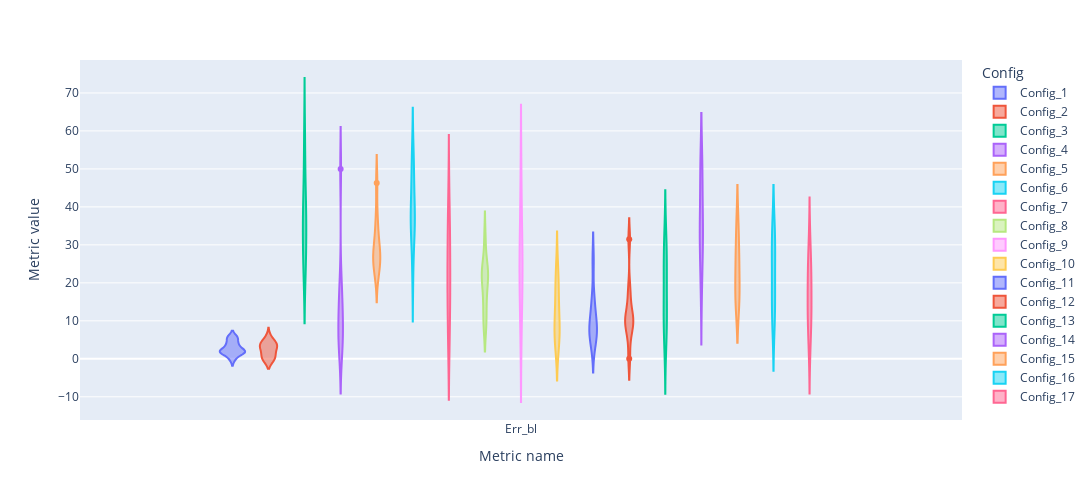

Notebook source saved alongside this figure:
### Markdown cell above
### All blue

### Code cell
fig = px.violin(bl, y='Metric value', x='Metric name', color='Config', box=False, height=500, width=1200)
fig.show()

### Figure 1 — Plotly figure (JSON) as saved in the notebook; plotly's stock layout.template omitted (floating-point values rounded to 4 significant figures)
{"data": [{"alignmentgroup": "True", "box": {"visible": false}, "hovertemplate": "Config=Config_1<br>Metric name=%{x}<br>Metric value=%{y}<extra></extra>", "legendgroup": "Config_1", "marker": {"color": "#636efa"}, "name": "Config_1", "offsetgroup": "Config_1", "orientation": "v", "scalegroup": "True", "showlegend": true, "type": "violin", "x": ["Err_bl", "Err_bl", "Err_bl", "Err_bl", "Err_bl", "Err_bl", "Err_bl", "Err_bl", "Err_bl", "Err_bl"], "x0": " ", "xaxis": "x", "y": [3.704, 5.556, 1.852, 5.556, 1.852, 1.852, 1.852, 0, 3.704, 1.852], "y0": " ", "yaxis": "y"}, {"alignmentgroup": "True", "box": {"visible": false}, "hovertemplate": "Config=Config_2<br>Metric name=%{x}<br>Metric value=%{y}<extra></extra>", "legendgroup": "Config_2", "marker": {"color": "#EF553B"}, "name": "Config_2", "offsetgroup": "Config_2", "orientation": "v", "scalegroup": "True", "showlegend": true, "type": "violin", "x": ["Err_bl", "Err_bl", "Err_bl", "Err_bl", "Err_bl", "Err_bl", "Err_bl", "Err_bl", "Err_bl", "Err_bl"], "x0": " ", "xaxis": "x", "y": [5.556, 1.852, 3.704, 0, 3.704, 0, 1.852, 3.704, 0, 3.704], "y0": " ", "yaxis": "y"}, {"alignmentgroup": "True", "box": {"visible": false}, "hovertemplate": "Config=Config_3<br>Metric name=%{x}<br>Metric value=%{y}<extra></extra>", "legendgroup": "Config_3", "marker": {"color": "#00cc96"}, "name": "Config_3", "offsetgroup": "Config_3", "orientation": "v", "scalegroup": "True", "showlegend": true, "type": "violin", "x": ["Err_bl", "Err_bl", "Err_bl", "Err_bl", "Err_bl", "Err_bl", "Err_bl", "Err_bl", "Err_bl", "Err_bl"], "x0": " ", "xaxis": "x", "y": [37.04, 37.04, 37.04, 42.59, 24.07, 59.26, 31.48, 27.78, 50, 24.07], "y0": " ", "yaxis": "y"}, {"alignmentgroup": "True", "box": {"visible": false}, "hovertemplate": "Config=Config_4<br>Metric name=%{x}<br>Metric value=%{y}<extra></extra>", "legendgroup": "Config_4", "marker": {"color": "#ab63fa"}, "name": "Config_4", "offsetgroup": "Config_4", "orientation": "v", "scalegroup": "True", "showlegend": true, "type": "violin", "x": ["Err_bl", "Err_bl", "Err_bl", "Err_bl", "Err_bl", "Err_bl", "Err_bl", "Err_bl", "Err_bl", "Err_bl"], "x0": " ", "xaxis": "x", "y": [5.556, 16.67, 12.96, 50, 7.407, 1.852, 3.704, 12.96, 20.37, 7.407], "y0": " ", "yaxis": "y"}, {"alignmentgroup": "True", "box": {"visible": false}, "hovertemplate": "Config=Config_5<br>Metric name=%{x}<br>Metric value=%{y}<extra></extra>", "legendgroup": "Config_5", "marker": {"color": "#FFA15A"}, "name": "Config_5", "offsetgroup": "Config_5", "orientation": "v", "scalegroup": "True", "showlegend": true, "type": "violin", "x": ["Err_bl", "Err_bl", "Err_bl", "Err_bl", "Err_bl", "Err_bl", "Err_bl", "Err_bl", "Err_bl", "Err_bl"], "x0": " ", "xaxis": "x", "y": [33.33, 27.78, 29.63, 46.3, 24.07, 27.78, 25.93, 22.22, 37.04, 25.93], "y0": " ", "yaxis": "y"}, {"alignmentgroup": "True", "box": {"visible": false}, "hovertemplate": "Config=Config_6<br>Metric name=%{x}<br>Metric value=%{y}<extra></extra>", "legendgroup": "Config_6", "marker": {"color": "#19d3f3"}, "name": "Config_6", "offsetgroup": "Config_6", "orientation": "v", "scalegroup": "True", "showlegend": true, "type": "violin", "x": ["Err_bl", "Err_bl", "Err_bl", "Err_bl", "Err_bl", "Err_bl", "Err_bl", "Err_bl", "Err_bl", "Err_bl"], "x0": " ", "xaxis": "x", "y": [38.89, 53.7, 33.33, 38.89, 33.33, 50, 37.04, 22.22, 37.04, 48.15], "y0": " ", "yaxis": "y"}, {"alignmentgroup": "True", "box": {"visible": false}, "hovertemplate": "Config=Config_7<br>Metric name=%{x}<br>Metric value=%{y}<extra></extra>", "legendgroup": "Config_7", "marker": {"color": "#FF6692"}, "name": "Config_7", "offsetgroup": "Config_7", "orientation": "v", "scalegroup": "True", "showlegend": true, "type": "violin", "x": ["Err_bl", "Err_bl", "Err_bl", "Err_bl", "Err_bl", "Err_bl", "Err_bl", "Err_bl", "Err_bl", "Err_bl"], "x0": " ", "xaxis": "x", "y": [14.81, 20.37, 5.556, 5.556, 31.48, 33.33, 42.59, 18.52, 20.37, 31.48], "y0": " ", "yaxis": "y"}, {"alignmentgroup": "True", "box": {"visible": false}, "hovertemplate": "Config=Config_8<br>Metric name=%{x}<br>Metric value=%{y}<extra></extra>", "legendgroup": "Config_8", "marker": {"color": "#B6E880"}, "name": "Config_8", "offsetgroup": "Config_8", "orientation": "v", "scalegroup": "True", "showlegend": true, "type": "violin", "x": ["Err_bl", "Err_bl", "Err_bl", "Err_bl", "Err_bl", "Err_bl", "Err_bl", "Err_bl", "Err_bl", "Err_bl"], "x0": " ", "xaxis": "x", "y": [24.07, 9.259, 22.22, 31.48, 22.22, 9.259, 22.22, 22.22, 16.67, 14.81], "y0": " ", "yaxis": "y"}, {"alignmentgroup": "True", "box": {"visible": false}, "hovertemplate": "Config=Config_9<br>Metric name=%{x}<br>Metric value=%{y}<extra></extra>", "legendgroup": "Config_9", "marker": {"color": "#FF97FF"}, "name": "Config_9", "offsetgroup": "Config_9", "orientation": "v", "scalegroup": "True", "showlegend": true, "type": "violin", "x": ["Err_bl", "Err_bl", "Err_bl", "Err_bl", "Err_bl", "Err_bl", "Err_bl", "Err_bl", "Err_bl", "Err_bl"], "x0": " ", "xaxis": "x", "y": [14.81, 25.93, 37.04, 35.19, 25.93, 16.67, 20.37, 5.556, 25.93, 50], "y0": " ", "yaxis": "y"}, {"alignmentgroup": "True", "box": {"visible": false}, "hovertemplate": "Config=Config_10<br>Metric name=%{x}<br>Metric value=%{y}<extra></extra>", "legendgroup": "Config_10", "marker": {"color": "#FECB52"}, "name": "Config_10", "offsetgroup": "Config_10", "orientation": "v", "scalegroup": "True", "showlegend": true, "type": "violin", "x": ["Err_bl", "Err_bl", "Err_bl", "Err_bl", "Err_bl", "Err_bl", "Err_bl", "Err_bl", "Err_bl", "Err_bl"], "x0": " ", "xaxis": "x", "y": [24.07, 5.556, 5.556, 20.37, 3.704, 11.11, 7.407, 18.52, 14.81, 9.259], "y0": " ", "yaxis": "y"}, {"alignmentgroup": "True", "box": {"visible": false}, "hovertemplate": "Config=Config_11<br>Metric name=%{x}<br>Metric value=%{y}<extra></extra>", "legendgroup": "Config_11", "marker": {"color": "#636efa"}, "name": "Config_11", "offsetgroup": "Config_11", "orientation": "v", "scalegroup": "True", "showlegend": true, "type": "violin", "x": ["Err_bl", "Err_bl", "Err_bl", "Err_bl", "Err_bl", "Err_bl", "Err_bl", "Err_bl", "Err_bl", "Err_bl"], "x0": " ", "xaxis": "x", "y": [7.407, 14.81, 25.93, 7.407, 14.81, 5.556, 7.407, 9.259, 9.259, 3.704], "y0": " ", "yaxis": "y"}, {"alignmentgroup": "True", "box": {"visible": false}, "hovertemplate": "Config=Config_12<br>Metric name=%{x}<br>Metric value=%{y}<extra></extra>", "legendgroup": "Config_12", "marker": {"color": "#EF553B"}, "name": "Config_12", "offsetgroup": "Config_12", "orientation": "v", "scalegroup": "True", "showlegend": true, "type": "violin", "x": ["Err_bl", "Err_bl", "Err_bl", "Err_bl", "Err_bl", "Err_bl", "Err_bl", "Err_bl", "Err_bl", "Err_bl"], "x0": " ", "xaxis": "x", "y": [9.259, 18.52, 5.556, 11.11, 31.48, 9.259, 9.259, 0, 11.11, 14.81], "y0": " ", "yaxis": "y"}, {"alignmentgroup": "True", "box": {"visible": false}, "hovertemplate": "Config=Config_13<br>Metric name=%{x}<br>Metric value=%{y}<extra></extra>", "legendgroup": "Config_13", "marker": {"color": "#00cc96"}, "name": "Config_13", "offsetgroup": "Config_13", "orientation": "v", "scalegroup": "True", "showlegend": true, "type": "violin", "x": ["Err_bl", "Err_bl", "Err_bl", "Err_bl", "Err_bl", "Err_bl", "Err_bl", "Err_bl", "Err_bl", "Err_bl"], "x0": " ", "xaxis": "x", "y": [9.259, 31.48, 20.37, 29.63, 11.11, 9.259, 25.93, 24.07, 3.704, 14.81], "y0": " ", "yaxis": "y"}, {"alignmentgroup": "True", "box": {"visible": false}, "hovertemplate": "Config=Config_14<br>Metric name=%{x}<br>Metric value=%{y}<extra></extra>", "legendgroup": "Config_14", "marker": {"color": "#ab63fa"}, "name": "Config_14", "offsetgroup": "Config_14", "orientation": "v", "scalegroup": "True", "showlegend": true, "type": "violin", "x": ["Err_bl", "Err_bl", "Err_bl", "Err_bl", "Err_bl", "Err_bl", "Err_bl", "Err_bl", "Err_bl", "Err_bl"], "x0": " ", "xaxis": "x", "y": [35.19, 50, 38.89, 18.52, 31.48, 50, 24.07, 31.48, 33.33, 50], "y0": " ", "yaxis": "y"}, {"alignmentgroup": "True", "box": {"visible": false}, "hovertemplate": "Config=Config_15<br>Metric name=%{x}<br>Metric value=%{y}<extra></extra>", "legendgroup": "Config_15", "marker": {"color": "#FFA15A"}, "name": "Config_15", "offsetgroup": "Config_15", "orientation": "v", "scalegroup": "True", "showlegend": true, "type": "violin", "x": ["Err_bl", "Err_bl", "Err_bl", "Err_bl", "Err_bl", "Err_bl", "Err_bl", "Err_bl", "Err_bl", "Err_bl"], "x0": " ", "xaxis": "x", "y": [14.81, 20.37, 14.81, 25.93, 18.52, 27.78, 35.19, 35.19, 14.81, 25.93], "y0": " ", "yaxis": "y"}, {"alignmentgroup": "True", "box": {"visible": false}, "hovertemplate": "Config=Config_16<br>Metric name=%{x}<br>Metric value=%{y}<extra></extra>", "legendgroup": "Config_16", "marker": {"color": "#19d3f3"}, "name": "Config_16", "offsetgroup": "Config_16", "orientation": "v", "scalegroup": "True", "showlegend": true, "type": "violin", "x": ["Err_bl", "Err_bl", "Err_bl", "Err_bl", "Err_bl", "Err_bl", "Err_bl", "Err_bl", "Err_bl", "Err_bl"], "x0": " ", "xaxis": "x", "y": [20.37, 31.48, 16.67, 12.96, 27.78, 33.33, 9.259, 24.07, 11.11, 33.33], "y0": " ", "yaxis": "y"}, {"alignmentgroup": "True", "box": {"visible": false}, "hovertemplate": "Config=Config_17<br>Metric name=%{x}<br>Metric value=%{y}<extra></extra>", "legendgroup": "Config_17", "marker": {"color": "#FF6692"}, "name": "Config_17", "offsetgroup": "Config_17", "orientation": "v", "scalegroup": "True", "showlegend": true, "type": "violin", "x": ["Err_bl", "Err_bl", "Err_bl", "Err_bl", "Err_bl", "Err_bl", "Err_bl", "Err_bl", "Err_bl", "Err_bl"], "x0": " ", "xaxis": "x", "y": [12.96, 18.52, 25.93, 22.22, 31.48, 1.852, 12.96, 7.407, 22.22, 11.11], "y0": " ", "yaxis": "y"}], "layout": {"height": 500, "legend": {"title": {"text": "Config"}, "tracegroupgap": 0}, "margin": {"t": 60}, "violinmode": "group", "width": 1200, "xaxis": {"anchor": "y", "domain": [0, 1], "title": {"text": "Metric name"}}, "yaxis": {"anchor": "x", "domain": [0, 1], "title": {"text": "Metric value"}}}}
